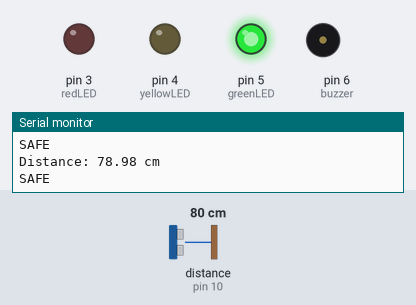
The sketch below on a simulated Arduino Uno, built with avr-gcc and run on an emulated ATmega328P. On the bench: output pins drawn as LEDs (lit = HIGH), buzzer (waves = sounding), the last lines printed to the serial monitor. Wiring (inferred from the names in the program): ultrasonic range finder: trigger pin 9; echo pin 10. Inputs (shaded band) come from the test bench; at power-on: distance to the obstacle (sensor on pin 10) 80 cm. The echo pulse lasts 58.3 µs per cm; pins used as bus, display or sensor lines are not drawn.

Above: at 1.2 s.
1.3 s: distance to the obstacle (sensor on pin 10) set to 55 cm
2.8 s: distance to the obstacle (sensor on pin 10) set to 46 cm
At 2.95 s:
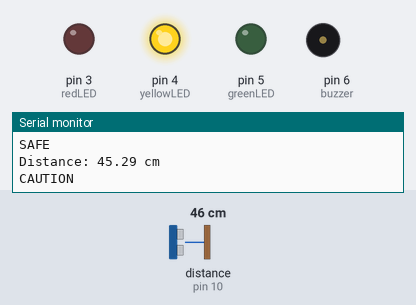
5.8 s: distance to the obstacle (sensor on pin 10) set to 22 cm
8.8 s: distance to the obstacle (sensor on pin 10) set to 18 cm
At 8.95 s:
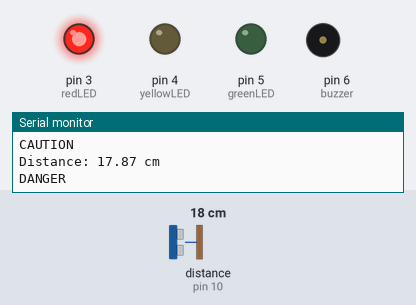
11.8 s: distance to the obstacle (sensor on pin 10) set to 35 cm
At 11.95 s:
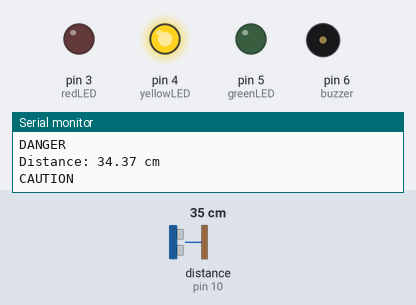
14.8 s: distance to the obstacle (sensor on pin 10) set to 60 cm
At 15.5 s:
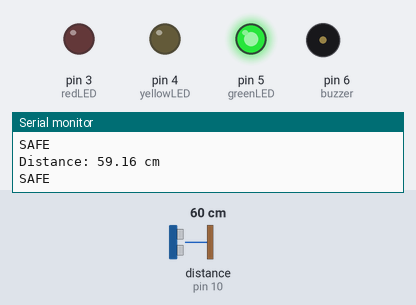
Timing chart, 0 to 17.3 s (numbered marks = the images above; inputs shaded):
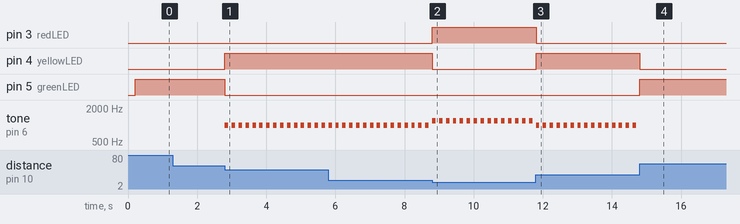

The sketch:

ultrasonic_parking_sensor.ino
```cpp
int trigPin = 9;
int echoPin = 10;

int redLED = 3;
int yellowLED = 4;
int greenLED = 5;
int buzzer = 6;

long duration;
float distance;

unsigned long previousMillis = 0;
const long interval = 200;

void setup() {
  Serial.begin(9600);

  pinMode(trigPin, OUTPUT);
  pinMode(echoPin, INPUT);

  pinMode(redLED, OUTPUT);
  pinMode(yellowLED, OUTPUT);
  pinMode(greenLED, OUTPUT);
  pinMode(buzzer, OUTPUT);
}

void loop() {

  unsigned long currentMillis = millis();

  if (currentMillis - previousMillis >= interval) {
    previousMillis = currentMillis;

    digitalWrite(trigPin, LOW);
    delayMicroseconds(2);
    digitalWrite(trigPin, HIGH);
    delayMicroseconds(10);
    digitalWrite(trigPin, LOW);

    // Read echo
    duration = pulseIn(echoPin, HIGH);
    distance = (duration * 0.034) / 2;

    Serial.print("Distance: ");
    Serial.print(distance);
    Serial.println(" cm");

    // SAFE zone
    if (distance > 50) {
      digitalWrite(greenLED, HIGH);
      digitalWrite(yellowLED, LOW);
      digitalWrite(redLED, LOW);
      noTone(buzzer);
      Serial.println("SAFE");
    }

    // WARNING zone
    else if (distance > 20 && distance <= 50) {
      digitalWrite(greenLED, LOW);
      digitalWrite(yellowLED, HIGH);
      digitalWrite(redLED, LOW);

      tone(buzzer, 1000, 100);
      Serial.println("CAUTION");
    }

    // DANGER zone
    else if (distance > 10 && distance <= 20) {
      digitalWrite(greenLED, LOW);
      digitalWrite(yellowLED, LOW);
      digitalWrite(redLED, HIGH);

      tone(buzzer, 1200, 100);
      Serial.println("DANGER");
    }

    // CRITICAL zone
    else if (distance <= 10) {
      digitalWrite(greenLED, LOW);
      digitalWrite(yellowLED, LOW);
      digitalWrite(redLED, HIGH);

      tone(buzzer, 2000);

      Serial.println("CRITICAL - TOO CLOSE");
    }
  }
}
```

Measured:
- the behaviour switches between 51 and 50 cm on distance to the obstacle (sensor on pin 10) (found by bisection; images 0 and 1)
- the behaviour switches between 21 and 20 cm on distance to the obstacle (sensor on pin 10) (found by bisection; images 1 and 2)
- after the input at 2.8 s, pin 4 (yellowLED): LOW → HIGH at once; pin 5 (greenLED): HIGH → LOW at once; tone on pin 6 (buzzer): alternates 1000 Hz for 0.10 s and silent for 0.10 s, starting at once
- after the input at 8.8 s, pin 3 (redLED): LOW → HIGH at once; pin 4 (yellowLED): HIGH → LOW at once
- after the input at 11.8 s, pin 3 (redLED): HIGH → LOW at once; pin 4 (yellowLED): LOW → HIGH at once
- after the input at 14.8 s, pin 4 (yellowLED): HIGH → LOW at once; pin 5 (greenLED): LOW → HIGH at once; tone on pin 6 (buzzer): stops changing and stays silent
